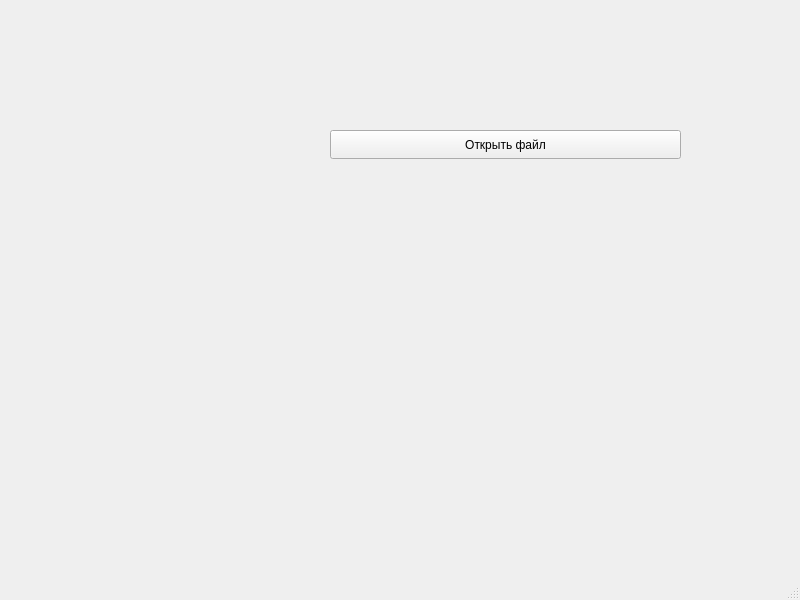
<?xml version="1.0" encoding="UTF-8"?>
<ui version="4.0">
 <class>MainWindow</class>
 <widget class="QMainWindow" name="MainWindow">
  <property name="geometry">
   <rect>
    <x>0</x>
    <y>0</y>
    <width>800</width>
    <height>600</height>
   </rect>
  </property>
  <property name="windowTitle">
   <string>MainWindow</string>
  </property>
  <widget class="QWidget" name="centralwidget">
   <widget class="QPushButton" name="pushButton">
    <property name="geometry">
     <rect>
      <x>330</x>
      <y>130</y>
      <width>351</width>
      <height>29</height>
     </rect>
    </property>
    <property name="text">
     <string>Открыть файл</string>
    </property>
   </widget>
  </widget>
  <widget class="QMenuBar" name="menubar">
   <property name="geometry">
    <rect>
     <x>0</x>
     <y>0</y>
     <width>800</width>
     <height>25</height>
    </rect>
   </property>
  </widget>
  <widget class="QStatusBar" name="statusbar"/>
 </widget>
 <resources/>
 <connections/>
</ui>
